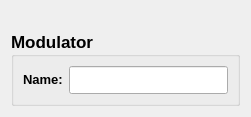
      <widget class="QWidget" name="sim_conf_stack_page_NetworkModulator">
       <layout class="QGridLayout" name="gridLayout_17">
        <item row="0" column="0">
         <spacer name="verticalSpacer_36">
          <property name="orientation">
           <enum>Qt::Vertical</enum>
          </property>
          <property name="sizeType">
           <enum>QSizePolicy::Maximum</enum>
          </property>
          <property name="sizeHint" stdset="0">
           <size>
            <width>20</width>
            <height>20</height>
           </size>
          </property>
         </spacer>
        </item>
        <item row="1" column="0">
         <widget class="QGroupBox" name="groupBox_10">
          <property name="font">
           <font>
            <pointsize>13</pointsize>
            <weight>75</weight>
            <bold>true</bold>
           </font>
          </property>
          <property name="title">
           <string>Modulator</string>
          </property>
          <layout class="QFormLayout" name="formLayout_15">
           <item row="0" column="0">
            <widget class="QLabel" name="label_68">
             <property name="font">
              <font>
               <pointsize>10</pointsize>
              </font>
             </property>
             <property name="text">
              <string>Name:</string>
             </property>
            </widget>
           </item>
           <item row="0" column="1">
            <widget class="QLineEdit" name="lineEdit_modName"/>
           </item>
          </layout>
         </widget>
        </item>
       </layout>
      </widget>
